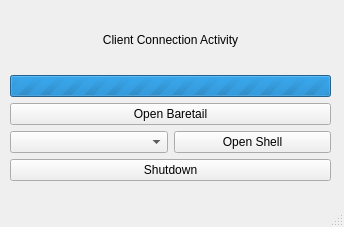
<?xml version="1.0" encoding="UTF-8"?>
<ui version="4.0">
 <class>MainWindow</class>
 <widget class="QMainWindow" name="MainWindow">
  <property name="geometry">
   <rect>
    <x>0</x>
    <y>0</y>
    <width>344</width>
    <height>227</height>
   </rect>
  </property>
  <property name="windowTitle">
   <string>MainWindow</string>
  </property>
  <widget class="QWidget" name="centralwidget">
   <widget class="QWidget" name="verticalLayoutWidget">
    <property name="geometry">
     <rect>
      <x>10</x>
      <y>10</y>
      <width>321</width>
      <height>171</height>
     </rect>
    </property>
    <layout class="QVBoxLayout" name="verticalLayout">
     <item>
      <widget class="QLabel" name="label">
       <property name="text">
        <string>Client Connection Activity</string>
       </property>
       <property name="alignment">
        <set>Qt::AlignCenter</set>
       </property>
      </widget>
     </item>
     <item>
      <widget class="QProgressBar" name="progressBar">
       <property name="maximum">
        <number>0</number>
       </property>
       <property name="value">
        <number>-1</number>
       </property>
       <property name="alignment">
        <set>Qt::AlignHCenter|Qt::AlignTop</set>
       </property>
      </widget>
     </item>
     <item>
      <widget class="QPushButton" name="pushButton">
       <property name="text">
        <string>Open Baretail</string>
       </property>
      </widget>
     </item>
     <item>
      <layout class="QHBoxLayout" name="horizontalLayout">
       <item>
        <widget class="QComboBox" name="comboBox">
         <property name="sizePolicy">
          <sizepolicy hsizetype="Preferred" vsizetype="Fixed">
           <horstretch>0</horstretch>
           <verstretch>0</verstretch>
          </sizepolicy>
         </property>
        </widget>
       </item>
       <item>
        <widget class="QPushButton" name="pushButton_3">
         <property name="text">
          <string>Open Shell</string>
         </property>
        </widget>
       </item>
      </layout>
     </item>
     <item>
      <widget class="QPushButton" name="pushButton_2">
       <property name="text">
        <string>Shutdown</string>
       </property>
      </widget>
     </item>
    </layout>
   </widget>
  </widget>
  <widget class="QMenuBar" name="menubar">
   <property name="geometry">
    <rect>
     <x>0</x>
     <y>0</y>
     <width>344</width>
     <height>21</height>
    </rect>
   </property>
  </widget>
  <widget class="QStatusBar" name="statusbar"/>
 </widget>
 <resources/>
 <connections/>
</ui>
